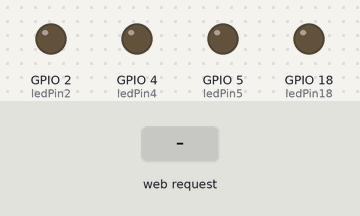
Bench run of a sketch on a simulated ESP32. Parts: output pins drawn as LEDs (lit = HIGH). The test bench sets the inputs (shaded band). What the sketch prints to the serial monitor is not drawn.

Above: at 1.2 s.
1.3 s: HTTP request GET /2/toggle received
At 2.0 s:
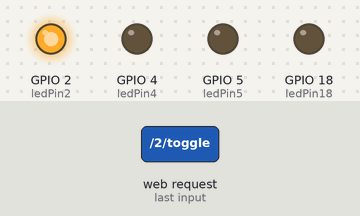
2.8 s: HTTP request GET /4/toggle received
At 3.1 s:
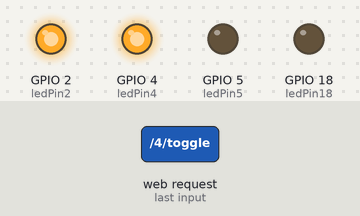
4.3 s: HTTP request GET /5/toggle received
At 5.5 s:
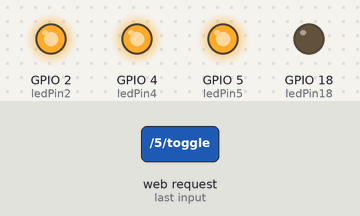
5.8 s: HTTP request GET /18/toggle received
At 6.6 s:
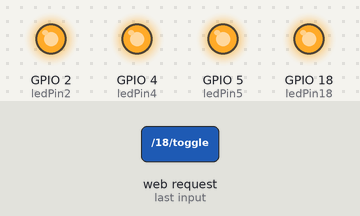
7.3 s: HTTP request GET /2/toggle received
At 7.8 s:
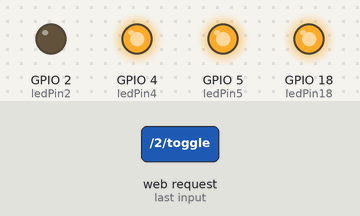
8.8 s: HTTP request GET /4/toggle received
At 10.1 s:
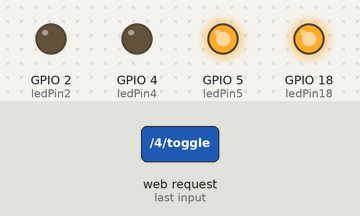
Timing chart, 0 to 11.3 s (numbered marks = the images above; inputs shaded):
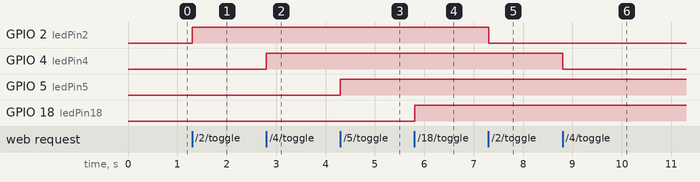

Measured:
- after the input at 1.3 s, GPIO 2 (ledPin2): LOW → HIGH at once
- after the input at 2.8 s, GPIO 4 (ledPin4): LOW → HIGH at once
- after the input at 4.3 s, GPIO 5 (ledPin5): LOW → HIGH at once
- after the input at 5.8 s, GPIO 18 (ledPin18): LOW → HIGH at once
- after the input at 7.3 s, GPIO 2 (ledPin2): HIGH → LOW at once
- after the input at 8.8 s, GPIO 4 (ledPin4): HIGH → LOW at once

The sketch:

ESP32-LED-Control-Web-Server.ino
```cpp
//ESP32-LED-Control-Web-Server Project


# include <WiFi.h>

// Network Credentials
const char* ssid="ESP 32";   // SSID can be change
const char* password="12345678";   //Password can be change

// Web Server Port
WiFiServer server(80);

//Led Pins location
const int ledPin2 = 2;   // Red LED
const int ledPin4 = 4;   // Blue LED
const int ledPin5 = 5;   // Green LED           // All led pin locations can be configure as per use case
const int ledPin18 = 18; // Yellow LED

// LED default states
bool led2State = false;
bool led4State = false;
bool led5State = false;
bool led18State = false;

void setup()
{
  Serial.begin(115200);  //serial monitor baund

  // Initializing LEDs
  pinMode(ledPin2,OUTPUT);
  pinMode(ledPin4,OUTPUT);
  pinMode(ledPin5,OUTPUT);
  pinMode(ledPin18,OUTPUT);

// To Start WIFI access point
  WiFi.softAP(ssid, password);
  Serial.println("IP Address: " + WiFi.softAPIP().toString());

  // To Start Server
  server.begin();
}


// This loop handles incoming client connection , processes GET requests to toggle LEDs,
//  and sends back an HTML page with buttons to control diffrent LED states (ON/OFF).
void loop()
{
  WiFiClient client=server.available();  // waiting for client connections

  if (client)   // it checks that the client is connected
  {
    String header = "";  // string to store incoming request

    while (client.connected())  // Start the loop and checks the client is connected
    {
      if (client.available())  // checks if there is any data available from client
      {
        char c = client.read();             // it reads character from the client
        header+=c;                         // appends the character to the header string [It collects the HTTPS request]
        if (c=='\n')                      // if character is newline [It checks the END request is reached or not]

       //See if the client request is related to turning on/off any of the LEDs and change their states appropriately
        {
          if (header.indexOf("GET /2/toggle") >= 0)
          {
            led2State = !led2State;
            digitalWrite(ledPin2,led2State);
          }
          if (header.indexOf("GET /4/toggle") >= 0)
          {
            led4State = !led4State;
            digitalWrite(ledPin4,led4State);
          }
          if (header.indexOf("GET /5/toggle") >= 0)
          {
            led5State = !led5State;
            digitalWrite(ledPin5,led5State);
          }
          if (header.indexOf("GET /18/toggle") >= 0)
          {
            led18State = !led18State;
            digitalWrite(ledPin18,led18State);
          }

        // it sends the https response
          client.println("HTTP/1.1 200 OK");   // Sends the HTTP response status that indicates the success message '200 OK'
          client.println("Content-Type : text/html");  // To specify that content has been return is HTML
          client.println("Connection : close"); // Tells cliet that Connection will close after response
          client.println();
          client.println("<html><body><h1 style='text-align : center;'> LED Control Web Server </h1>");  // HTML Header content to be displayed to client browser

          // Creating Toggle buttons for each led's
          client.println("<div style='text-align : center ; padding-top : 20px;'>");

          // Red LED Button
          if (led2State)  // checks if RED LED is ON
          {
            client.println("<p><a href='/2/toggle'>  <button style = 'font-size: 20px ; padding: 20px 40px ; margin: 10px;background-color: red;color: white;'> Red LED ON </button></a></p>"); // For indentation
          }
          else   // checks if RED LED is OFF
          {
            client.println("<p><a href='/2/toggle'>  <button style='font-size: 20px ; padding: 20px 40px;margin: 10px ; background-color: grey ; color: white;'> Red LED OFF </button></a></p>"); // For indentation
          }


          // BLue LED Button
          if (led4State)  // checks if BLUE LED is ON
          {
            client.println("<p><a href='/4/toggle'>  <button style='font-size: 20px ; padding: 20px 40px ; margin: 10px ; background-color: blue ; color: white;'> Blue LED ON </button></a></p>"); // For indentation
          }
          else  // checks if BLUE LED is OFF
          {
            client.println("<p><a href='/4/toggle'>  <button style='font-size: 20px ; padding: 20px 40px ; margin: 10px ; background-color: grey ; color: white;'> Blue LED OFF </button></a></p>"); // For indentation
          }


          // Green Led Button
          if (led5State)  // checks if GREEN LED is ON
          {
            client.println("<p><a href='/5/toggle'>  <button style='font-size: 20px ; padding: 20px 40px ; margin: 10px ; background-color: green; color: white;'> Green LED ON </button></a></p>"); // For indentation
          }
          else  // checks if GRREN is OFF
          {
            client.println("<p><a href='/5/toggle'>  <button style='font-size: 20px ; padding: 20px 40px ; margin: 10px ; background-color: grey; color: white;'> Green LED OFF </button></a></p>"); // For indentation
          }


          // Yellow LED Button
          if (led18State)  // checks if YELLOW LED is ON
          {
            client.println("<p><a href='/18/toggle'>  <button style='font-size: 20px ; padding: 20px 40px ; margin: 10px ; background-color: yellow ; color: black;'> Yellow LED ON </button></a></p>"); // For indentation
          }
          else  // checks if YELLOW LED is OFF
          {
            client.println("<p><a href='/18/toggle'>  <button style='font-size: 20px ; padding: 20px 40px ; margin: 10px ; background-color: grey ; color: black;'> Yellow LED OFF </button></a></p>"); // For indentation
          }

          client.println("</div>");
          client.println("</body></html>");
          client.stop();  // Closes The Client Connection (exit())
        }
      }
    }
  }
}
```
